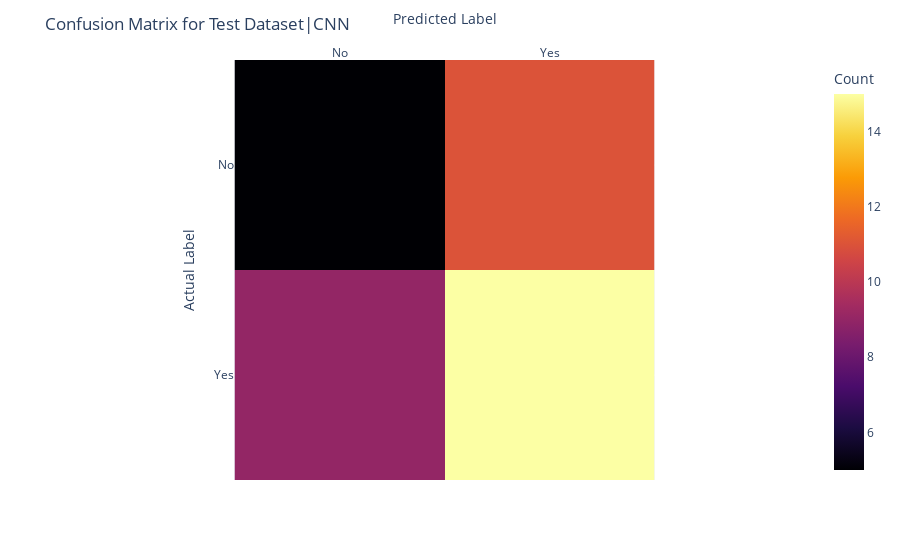

This figure's notebook cell:
### Code cell
import plotly.express as px
data=cm_cnn
fig = px.imshow(data,
                labels=dict(x="Predicted Label", y="Actual Label",color="Count"),
                x=['No', 'Yes'],
                y=['No', 'Yes'],
                color_continuous_scale=px.colors.sequential.Inferno
               )
fig.update_layout(title='Confusion Matrix for Test Dataset|CNN', xaxis_nticks=36)
fig.update_xaxes(side="top")
fig.show()

### Figure 1 — Plotly figure (JSON) as saved in the notebook; plotly's stock layout.template omitted (floating-point values rounded to 4 significant figures)
{"data": [{"coloraxis": "coloraxis", "hovertemplate": "Predicted Label: %{x}<br>Actual Label: %{y}<br>Count: %{z}<extra></extra>", "type": "heatmap", "x": ["No", "Yes"], "y": ["No", "Yes"], "z": [[5, 11], [9, 15]]}], "layout": {"coloraxis": {"colorbar": {"title": {"text": "Count"}}, "colorscale": [[0, "#000004"], [0.1111, "#1b0c41"], [0.2222, "#4a0c6b"], [0.3333, "#781c6d"], [0.4444, "#a52c60"], [0.5556, "#cf4446"], [0.6667, "#ed6925"], [0.7778, "#fb9b06"], [0.8889, "#f7d13d"], [1, "#fcffa4"]]}, "margin": {"t": 60}, "title": {"text": "Confusion Matrix for Test Dataset|CNN"}, "xaxis": {"constrain": "domain", "nticks": 36, "scaleanchor": "y", "side": "top", "title": {"text": "Predicted Label"}}, "yaxis": {"autorange": "reversed", "constrain": "domain", "title": {"text": "Actual Label"}}}}
